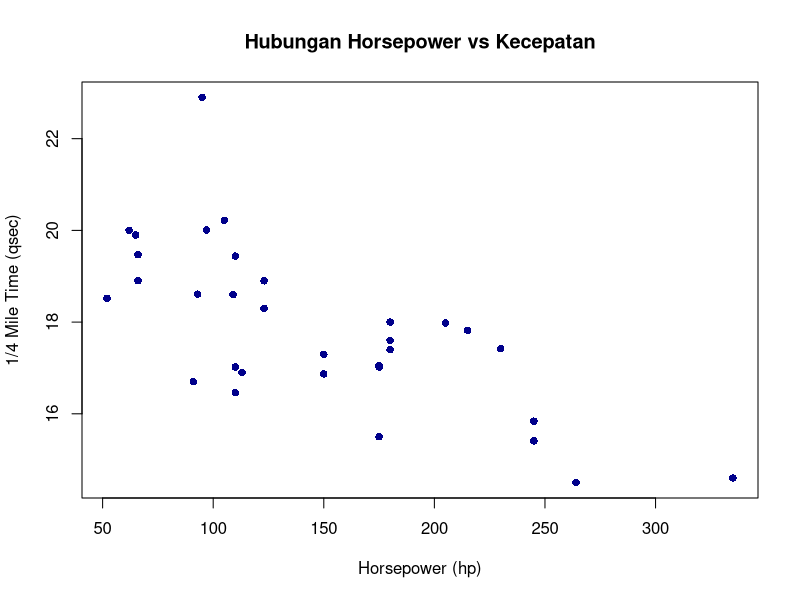
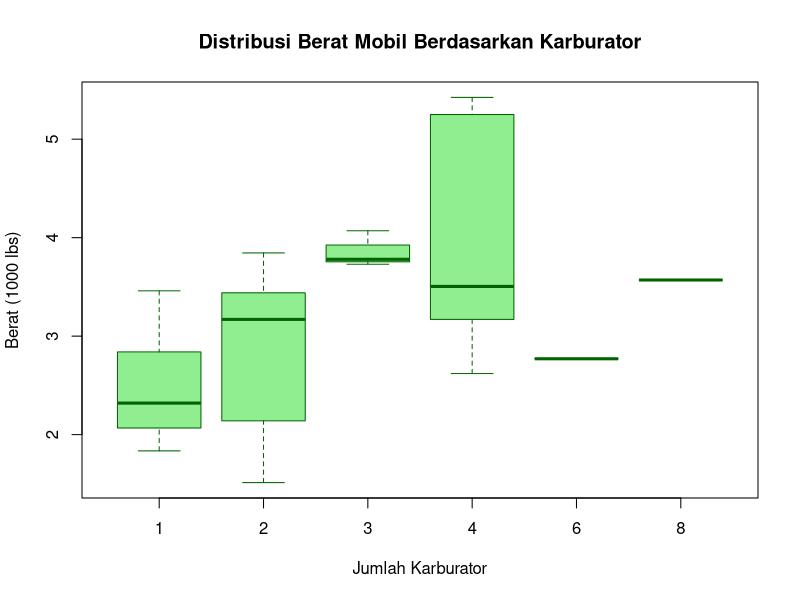

R code for these plots, in order:
summary(mtcars)
dim(mtcars)

high_power <- subset(mtcars, hp > 100)
summary(high_power)

sorted_cars <- mtcars[order(mtcars$mpg), ]
summary(sorted_cars)

new_column <- mtcars$wt / mtcars$hp
summary(new_column)

cor(mtcars$mpg, mtcars$wt)

aggregate(mpg ~ cyl, data = mtcars, mean)

t.test(mpg ~ am, data = mtcars)

plot(mtcars$hp, mtcars$qsec,
     main = "Hubungan Horsepower vs Kecepatan",
     xlab = "Horsepower (hp)",
     ylab = "1/4 Mile Time (qsec)",
     pch = 16,        
     col = "darkblue") 

boxplot(wt ~ carb, data = mtcars,
        main = "Distribusi Berat Mobil Berdasarkan Karburator",
        xlab = "Jumlah Karburator",
        ylab = "Berat (1000 lbs)",
        col = "lightgreen",
        border = "darkgreen")

model_linear <- lm(mpg ~ wt + hp, data = mtcars)
summary(model_linear)

model_logistik <- glm(am ~ mpg + hp, data = mtcars, family = "binomial")
summary(model_logistik)

# ANOVA
mtcars$cyl <- as.factor(mtcars$cyl)

model_anova <- aov(mpg ~ cyl, data = mtcars)

summary(model_anova)

TukeyHSD(model_anova)
